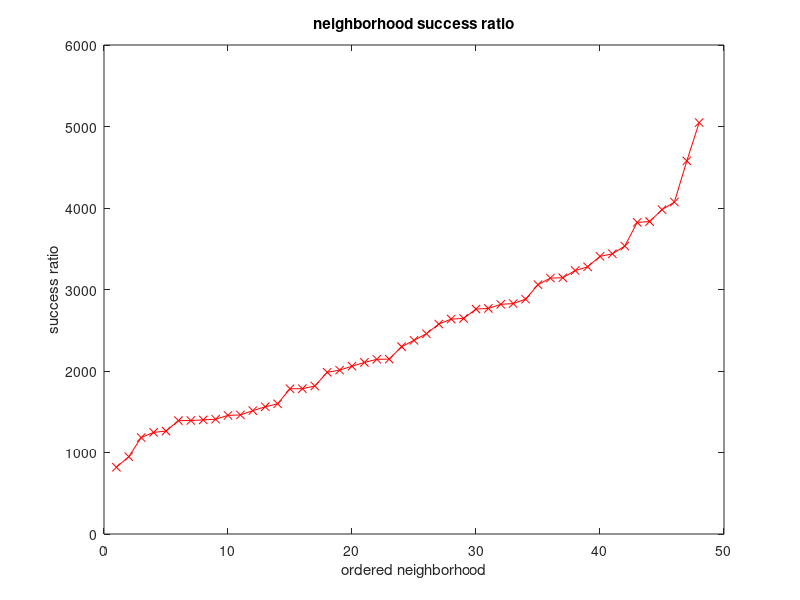

Reproduce this figure in MATLAB.
% smooth.m

% success
x = [0.21052631578947367,0.058823529411764705,0.10526315789473684,0.041666666666666664,0,0.08333333333333333,0.29411764705882354,0.125,0.15384615384615385,0.21428571428571427,0.22857142857142856,0.15384615384615385,0.25,0.21739130434782608,0.18518518518518517,0.2571428571428571,0.08333333333333333,0.5882352941176471,0.6875,0.0625,0.7692307692307693,0.7435897435897436,0.7352941176470589,0.17647058823529413,0.23529411764705882,0.3333333333333333,0.19230769230769232,0.041666666666666664,0.7333333333333333,0.17142857142857143,0.8421052631578947,0.19444444444444445,0.1935483870967742,0.5588235294117647,0.8285714285714286,0.7272727272727273,0.10810810810810811,0.4117647058823529,0.7105263157894737,0,0.4666666666666667,0.4375,0.6129032258064516,0.45161290322580644,0.5757575757575758,0.125,0.05555555555555555,0.8333333333333334,0.3333333333333333,0,0.1935483870967742,0.46153846153846156,0.7272727272727273,0.38461538461538464,0.5,0.5,0.11428571428571428,0.475,0.11538461538461539,0.6153846153846154,0,0.3333333333333333,0.029411764705882353,0.6486486486486487,0.15151515151515152,0.48484848484848486,0.5,0.17647058823529413,0.18181818181818182,0.6486486486486487,0.22857142857142856,0.2222222222222222,0.8,0.7027027027027027,0.6071428571428571,0.4722222222222222,0.16129032258064516,0.2222222222222222,0.696969696969697,0.10526315789473684,0.02857142857142857,0.3,0,0.26666666666666666,0.14814814814814814,0.825,0.675,0.7857142857142857,0.1724137931034483,0.15625,0.4375,0.47058823529411764,0.05714285714285714,0.59375,0.48484848484848486,0.46153846153846156,0.7631578947368421,0,0.14705882352941177,0.5675675675675675,0.3870967741935484,0.725,0.2857142857142857,0.6451612903225806,0.6129032258064516,0.08333333333333333,0.5517241379310345,0.42105263157894735,0.7105263157894737,0.27586206896551724,0.5,0,0.6944444444444444,0.22857142857142856,0.7297297297297297,0.5714285714285714,0.675,0.40625,0.8214285714285714,0.48484848484848486,0.13157894736842105,0.5666666666666667,0.3170731707317073,0.7631578947368421,0.7837837837837838,0.625,0.42857142857142855,0.4838709677419355,0.35,0.047619047619047616,0.5384615384615384,0,0.6585365853658537,0.18181818181818182,0.0967741935483871,0.22580645161290322,0.5128205128205128,0.631578947368421,0.29411764705882354,0.35294117647058826,0.37142857142857144,0.4411764705882353,0.6111111111111112,0.30303030303030304,0.7368421052631579,0.47058823529411764,0.10810810810810811,0.375,0.30303030303030304,0.23529411764705882,0.7575757575757576,0.8214285714285714,0.06896551724137931,0.5625,0.6060606060606061,0.16129032258064516,0.5675675675675675,0.1935483870967742,0.45454545454545453,0.25,0.5185185185185185,0.7631578947368421,0.6129032258064516,0.7058823529411765,0.03571428571428571,0.6388888888888888,0.3333333333333333,0.12121212121212122,0.11428571428571428,0.6052631578947368,0.3902439024390244,0.14285714285714285,0.2571428571428571,0.375,0.3611111111111111,0.5769230769230769,0.48,0.7,0.7297297297297297];

% avg score
x = [195.25059112127394,41.97889522433403,0,64.75557790687148,162.61969477276622,0,159.33052627174575,331.919286303945,59.4788944266794,492.75075922216575,166.61175277820988,162.6653937817353,45.38705456537243,246.2505317503352,49.742542090488854,329.0486696622782,62.20540745660012,319.1277779991524,297.6121904491429,842.9940804024263,170.37763502217163,425.4952508744202,369.616599366436,459.3182283497772,412.7323428887901,505.3877847955563,411.3761274003946,225.66440251817846,196.4923235556805,45.71692525095566,638.4133673058225,816.9654533558447,586.6311273976856,1073.7075375866173,480.29894398135536,103.7061021518036,238.0429308298128,446.315242291605,374.2519494925198,481.71075805475283,326.28856532436595,490.69308859943266,744.0768527659578,510.61485813997655,0,472.2824679485152,292.56674126656475,440.60238421069323,645.1191602633377,448.7292639425471,433.93421983361895,411.55909670294096,531.5080236274144,691.3239249983144,838.4043828921217,538.95562504593,268.2227870906194,862.6934561633669,665.3474780902508,562.1872968149249,617.4456898953887,799.8010963760142,463.9587653770715,0,664.3716875188644,939.4216243481906,562.3033532968238,529.3366145606772,828.7570459673751,887.560536698032,133.5703032598418,603.0912676743177,426.7731042515277,1052.3927564641815,441.9506824220212,447.2481897951254,628.8819010407926,474.5517285178958,540.3147213761597,617.8923054748254,765.9611459169091,853.7234274928379,383.0367203413405,939.7611839930846,392.1443863968336,926.3081995630595,385.40683114923127,483.757426296447,530.8827371498784,387.517195839567,850.0249791248095,582.0851079591642,444.4064841601952,707.9729290029369,630.5444985606746,507.7807890081927,0,627.7413400700498,660.1649309159726,483.27964704304736,777.9761599471506,513.4109305286705,418.43830192283605,672.5742614401773,720.5051447666739,1161.9925291290679,725.335120211015,1259.5465490161048,604.4013606177375,0,429.08893125291814,729.622325145717,466.78662034246594,535.2068340416016,741.2039869636127,749.1573170256484,431.29096532805124,385.9088895586439,831.7901836605297,1162.651427701974,763.6684514714486,422.07192214304536,661.3091253858155,1027.0352154170114,804.1849615238166,983.4398348659568,734.7439076974633,710.3793130512275,590.9508844931083,0,828.4821389008056,824.5630557868362,1118.5448181736092,734.5601214272826,673.4171833981752,691.3774781016688,812.6757463385662,403.5530783705963,444.26686352911116,584.1095583880019,705.6867693392514,667.8941978556699,1175.6477335655259,1167.3809260183593,687.6140667824785,567.2975384056768,785.3005000272166,1577.4684318140967,597.4889413647454,579.1745173550687,1409.741017592966,589.9195511582964,434.20733041731273,582.4102689302932,794.2247470880084,1094.3258224611347,854.6872747120641,788.2821749043939,625.782902411975,1442.4580255592473,498.00914737498346,510.0073794239836,808.237868196697,921.9949639655658,708.2303232615336,692.5831161498617,849.6547531530265,1115.098336351896,901.5776616450403,698.5989404711316,717.069474055741,1356.2690262675997,1450.3585554182637,823.7419079927485,1012.1543268148033];

% score
x = [927.4403078260513,167.91558089733613,615.177990115279,3902.8726745463896,715.6665335348005,1314.4768417419025,4812.829651407203,202.22824105070995,3942.006073777326,1082.9763930583642,691.3279235723751,211.80625463840468,1077.3460764077165,544.524021461678,198.97016836195542,1513.6238804464797,335.90920026564066,1241.0524699967038,3571.3462853897145,1433.0899366841247,624.7179950812961,618.9021830900657,5913.865589862976,597.1136968547104,555.0538404366487,687.3273873219565,2331.131388602236,959.0737107022585,137.150775752867,3319.7495099902767,19607.170880540274,799.9515373604805,6263.293969255267,570.3549959778595,2305.9620851732925,669.7140148813512,581.3750528247017,448.6467773210032,4538.911069544752,1807.0437852887549,718.6431336784855,1012.0338598896755,668.7239800378622,718.8775742384995,1428.478140583105,779.3718794791607,7810.815957005141,493.8709160435291,1594.5240708822434,3571.840279157958,1816.5428295995969,741.0639844381537,697.3792464356104,1725.3869123267339,1330.6949561805015,4919.138847130594,1299.8856629376605,6931.609501925456,753.9329937377411,1993.1150625565933,31940.33522783848,866.8843363326034,3493.621656100469,1709.311407307711,1775.121073396064,8307.092655316525,4821.059616412078,929.7657043312397,1867.1323311004337,4735.767404088817,552.4383530275264,636.4685777853707,1035.805484067188,1004.9330721555441,3349.95127253219,5052.033873575061,886.5411339421407,7276.630886210637,29880.319962249327,1276.7890678044685,3524.104439974067,2646.974608178627,3890.49443816485,467.1597953324016,716.6776685873289,675.6689381907543,5440.159866398781,1330.480246763804,1050.2662719400241,16432.450049318853,748.4740785855919,1460.1941660685573,1366.1797468814616,665.3679304245284,4268.641112476338,1163.1477354233803,1248.4724215278725,1073.0705654443457,1796.938256850347,648.5793679803959,1097.3580055076577,3738.619659102348,1305.9155748895964,1020.8420210377249,4565.85624018338,1208.802721235475,617.8880610042022,3192.097672512512,639.6705538026386,936.6119595728029,1098.0799806868336,1844.079549601596,525.0498708341494,795.937084714703,1467.8650299891701,1000.6690053763809,538.5055558376786,1058.0946006173049,19000.15148521471,1876.4315768889055,2032.4423253896439,2099.2683077070383,14917.965574075779,1097.4802140586298,1258.0654701827048,4535.096806827599,11558.29645446063,3253.0519663208233,1313.1635076264417,1094.681006994309,2763.0975375511252,1143.4003887166896,1196.1030941168376,1323.981665679471,6722.34210025702,1154.760168009684,906.4278399469806,2498.2514338267424,3113.015802715625,2269.126420382179,4245.806832434804,748.8327506954935,956.0180000331333,22873.292261304403,1062.2025624262142,955.6379536358634,1039.3820663265221,2243.404540489449,1281.3025916466452,3176.8989883520335,2110.485514746474,1119.9350496227046,1286.1446011598005,886.5257784169645,40388.82471565893,779.4925784999741,1530.0221382719508,6667.96241262275,8067.455934698702,1170.1196645190555,1774.7442351340205,5947.583272071186,4336.493530257374,2404.2070977201074,1934.5816813046722,1242.920421696618,2825.560471390833,1176.774154275355,1387.026299709175];
x = [1153.9824817408175,591.6642482198,640.7663273149585,467.7433389084992,685.4560437460646,791.6074195200121,1376.7181840364512,1951.3781154109772,3586.7990902358692,565.0245569609461,2191.1711029416865,408.1672822865216,4907.692590774424,1042.3092186276021,1396.2307609576085,7226.9527167334,12946.645498443917,2329.2474570329227,1116.0682520346875,3355.024204740715,1908.9863882595648,2400.667099980818,2138.827074982876,620.4314125732263,8517.645770325276,12063.353426121448,724.3131731335109,1247.438030478685,917.7965095763312,16560.88182627239,1282.6761439148163,31512.337093056743,5619.099525606261,1316.5982833451994,734.13478423432,477.0365546792621,2712.9805251348403,9997.723185460705,7889.449462615807,5054.962102803723,3996.066618851008,8123.957272669101,2429.6400293841443,1669.8681884651382,646.2654190944075,19977.094363432236,3759.3594986009166,3056.2661317975235,2413.515957798818,551.3761381620623,8878.349110832803,1131.3167590282071,593.5536698469622,1274.7185969778486,1151.5236250694777,1714.8290273470684,4775.007126075907,552.8000293953841,1114.3442829303913,853.4213017468521,1994.2584983139407,1795.4915306211155,506.1667028797211,7589.051453708078,1118.930779109629,1475.405889869441,1117.7707759319367,1601.2165180456711,2478.201528305693,6993.653284141635,1070.5412516428596,5918.459752519025,68910.56863021741,1256.0927774441473,11899.265775284797,650.6558388781806,2165.90570997438,5367.284745072124,4636.960061605582,1803.6572631883657,4234.899024733873,839.8848886309364];
x = [3912.29074321813,26655.02150443841,7503.553039950908,2889.1913733040938,1105.770018287797,1036.7240377111468,2174.895926450837,2889.2215549362504,2375.58926441733,851.8474255390678,4129.78906606826,1696.5938073874813,2895.6531517655753,9276.026253670936,7052.958244597459,1694.0423318664762,1672.6624164265752,5393.331710808725,16624.314686325975,1802.5795322863257,7626.6229199369,1339.3042691385026,3624.130418137882,2527.6142574558326,1260.304721018435,564.7639409825866,3083.624958782793,6242.830211781206,972.1282122820458,2525.8080658123426,1104.6551693889623,7919.67475247344,33838.43796775813,1281.9228845975279,8820.141280579592,3105.0188815126585,8384.451004551069,39704.01063454103,5225.273330823602,1339.1986490640654,4110.717470383122,2394.9599564959544,965.01076883988,15405.910410783586,7040.617159894215,9554.665204784385,23950.358045157747,16259.429340939467,6328.0348530576575,2387.260670811017,11463.978690167887,4797.644961866779,9795.099447233182,35092.12694976896,14350.459854429626,3435.5863884525197,1694.1275080929715,24317.924878256334,16215.397200532678,3728.7489590473515,2163.7769920073465,2991.151967135535,20895.10192261345,2503.8999362336003,1782.4567138924247];
x = [1765.0946361319097,1060.97862856426,1489.288887234937,708.3601453599333,1003.9008039271954,1136.799057322397,9219.39302357518,563.1114657221264,1673.7876141459726,1455.1824452352596,1807.0697589161598,851.7751142794694,6821.553494455616,4526.056667851161,805.3586762495534,7780.611685142321,3359.1064826001834,5704.566268763368,1342.9305352846636,1158.5913958225547,1080.779985232402,1023.7208349646293,4332.250322473518,973.0169110130945,10099.103002763912,6967.516176963176,3452.4074872404467,792.0734876120374,1218.2571888099296,21710.310973707237,616.4906505598161,1905.3612072148594,4176.603477688482,579.7829025078315,22015.026153215258,3136.845875773229,2121.125042561353,1073.0596651285036,1596.7373276254696,3914.8627803606805,5947.664832762772,1712.0157815609846,2500.1321654452313,3807.15975042356,3329.249160621881,2485.324906766685,6628.191904387164,11190.457731239318,1033.4467943279274,20372.841422021374,12105.491366195221,2854.8813358085827,6696.84656439099,18313.24652349533,45032.9215672106,1807.0861804234098,3560.3344413436853,4139.793843937151,3530.8221201521346];
x = [773.3678139436732,742.7605032216081,1830.1784445091218,845.1347618674312,1338.7586372397657,2493.517442237576,659.3369501064705,1278.6736338147573,11344.75571718712,1003.7074524826686,1350.7368226174806,1396.0455243471424,1337.2698673505079,784.2328317455004,997.4796344113623,8245.705651181575,5187.861056042792,638.2589889264649,1367.8700397040434,6136.852065899151,12023.885943612284,9290.916619644138,2487.23984613659,544.4413975013397,3405.1802806185074,1030.0637042907736,1724.7517770629818,1986.145889213696,1074.4839248513204,508.81721109475535,875.5269546164903,737.1343307634613,756.3350749957413,721.6535318567287,1093.9906742525852,21298.39750074182,2595.288927518879,15842.559927428625,4686.588435756658,870.4395115235774,1033.3280778984342,3108.1275260315165,6705.4837341967705,5923.484596908109,634.014015060613,49312.38463383485,914.0704250820919,10626.072577875528,740.7656665189601,1491.290370332768,651.726621952365,1970.1293914461637,805.2984158393851,743.5967819306942,2269.9558330684263,9700.235045365456,946.0600327430657,3741.967935842505,788.1528480938683,9124.421916062855,9628.161801206534,29834.025889965887,2330.822719622592,33142.78690408236,2732.804899129561,18251.189631979378,1124.0184829737364,672.6140510278635,3207.1745862438856,918.3270430202208,62501.324350174364];


x = [1262.9046812440038,1460.9958333925379,2644.818831403954,3823.858041124856,1392.6057734707842,3833.52137866264,1782.108671297738,1783.0189508442575,3059.1559027518515,2145.791295076006,3140.16021702928,819.1520624061307,1561.0293765270524,3406.724392863651,2143.328897819908,3144.017097190104,2457.071897919885,1391.1640838520989,2827.4667789957534,2376.319931524563,3533.2309520332583,1408.6024589931658,2059.0645899639167,1400.0661220467236,1246.845698504367,1182.8987373243233,1597.429970680682,2105.0478902308696,2818.1118556619767,2010.5903185241186,948.9495977287417,1815.9574452622205,2637.1410351812806,1513.5884487901335,2298.7562646433457,2576.028154811707,1455.5984328558075,2767.627732074888,2880.874358128631,3979.540476275687,3277.8942195430027,4577.70947671431,3232.9743218443045,3437.943462484507,4073.1504994966954,5048.36849378999,1984.1915980971107,2759.7891437151866];




















x = sort(x);
hold off;
plot(x,'r-x');

% semilogy(x,'r-x');

% hist(x);

xlabel('ordered neighborhood');
ylabel('success ratio');
title('neighborhood success ratio');
